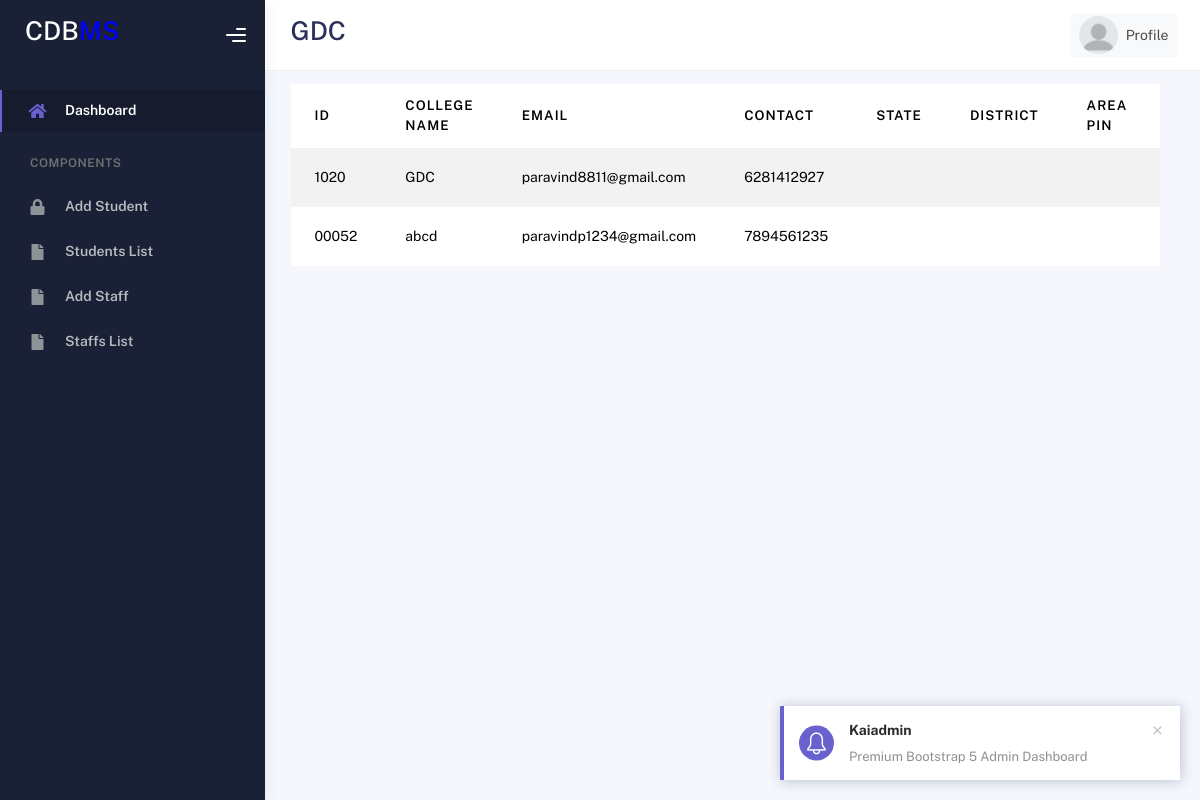
Page /owner/view-active/ (signed in) on the committed database.
### CollegeApp/models.py (models this page shows, shortened)
class College(models.Model):
    college_code = models.CharField(max_length=6, unique=True)
    college_name = models.CharField(max_length=100, null=True)
    college_email = models.EmailField(unique=True, null=True)
    phone_no = models.CharField(max_length=10, null=True, unique=True)
    address = models.ForeignKey(Address, on_delete=models.SET_NULL, null=True, blank=True)
    status = models.CharField(max_length=6, default="pending")
    user = models.OneToOneField(User, on_delete=models.CASCADE, null=True, blank=True)
    created_at = models.DateTimeField(auto_now_add=True)  # ✅ Stores creation time

### AdminApp/views.py (the view)
# urls.py: path('view-active/', view_active, name='view-active'),
@login_required
def view_active(req):
    colleges = College.objects.filter(status='accepted')
    return render(req, 'view_active.html', {'colleges': colleges})

### templates/view_active.html (shortened to what this page needs)
{% extends 'base.html' %}
{% block body %}
<div class="table-responsive mt-5">
  <table id="basic-datatables" class="display table table-striped table-hover">
    <thead>
      <tr>
        <th>Id</th>
        <th>College Name</th>
        <th>Email</th>
        <th>Contact</th>
        <th>State</th>
        <th>District</th>
        <th>Area Pin</th>
        <th>Status</th>
      </tr>
    </thead>
    <tbody>
      {% for college in colleges %}
      <tr>
        <td>{{college.college_code}}</td>
        <td>{{college.college_name}}</td>
        <td>{{college.college_email}}</td>
        <td>{{college.phone_no}}</td>
        <td>{{college.state}}</td>
        <td>{{college.district}}</td>
        <td>{{college.area_pincode}}</td>
        <td>{{college.status}}</td>
      </tr>
      {% endfor %}
    </tbody>
  </table>
</div>
{% endblock %}

### templates/base.html (shortened to what this page needs)
{% load static %}
<!DOCTYPE html>
<html lang="en">
  <head>
    <link rel="stylesheet" href="{% static 'adminpanel/assets/css/bootstrap.min.css' %}" />
    <link rel="stylesheet" href="{% static 'adminpanel/assets/css/plugins.min.css' %}" />
    <link rel="stylesheet" href="{% static 'adminpanel/assets/css/kaiadmin.min.css' %}" />
    <link rel="stylesheet" href="{% static 'adminpanel/assets/css/style.css' %}" />
  </head>
  <body>
    <div class="wrapper">
      {% if user.is_authenticated %}
      <div class="sidebar" data-background-color="dark">
        <div class="sidebar-logo">
          <div class="logo-header" data-background-color="dark">
            <a href="{% url "dashboard" %}" class="logo">
              <h2 style="color:white">CDB<span style="color:blue">MS</span></h2>
            </a>
            <div class="nav-toggle">
              <button class="btn btn-toggle toggle-sidebar">
                <i class="gg-menu-right"></i>
              </button>
            </div>
          </div>
        </div>
        <div class="sidebar-wrapper scrollbar scrollbar-inner">
          <div class="sidebar-content">
            <ul class="nav nav-secondary">
              <li class="nav-item active">
                <a href="{% url "dashboard" %}">
                  <i class="fas fa-home"></i>
                  <p>Dashboard</p>
                </a>
              </li>
              <li class="nav-section">
                <h4 class="text-section">Components</h4>
              </li>
              {% if user.is_staff %}
                <li class="nav-item">
                  <a href="{% url 'view-requested' %}">
                    <i class="fas fa-lock"></i>
                    <p>Authenticate</p>
                  </a>
                </li>
                <li class="nav-item">
                  <a href="{% url 'view-active' %}">
                    <i class="fas fa-file"></i>
                    <p>View Active</p>
                  </a>
                </li>
                <li class="nav-item">
                  <a href="{% url 'view-rejected' %}">
                    <i class="fas fa-file"></i>
                    <p>View Rejected</p>
                  </a>
                </li>
                <li class="nav-item">
                  <a href="{% url 'view-requested' %}">
                    <i class="fas fa-file"></i>
                    <p>Documentation</p>
                  </a>
                </li>
                <li class="nav-item">
                  <a href="{% url 'view-requested' %}">
                    <i class="fas fa-file"></i>
                    <p>Documentation</p>
                  </a>
                </li>
                <li class="nav-item">
                  <a href="{% url 'view-requested' %}">
                    <i class="fas fa-file"></i>
                    <p>Documentation</p>
                  </a>
                </li>
                <li class="nav-item">
                  <a data-bs-toggle="collapse" href="#submenu">
                    <i class="fas fa-bars"></i>
                    <p>Menu Levels</p>
                    <span class="caret"></span>
                  </a>
                  <div class="collapse" id="submenu">
                    <ul class="nav nav-collapse">
                      <li>
                        <a data-bs-toggle="collapse" href="#subnav1">
                          <span class="sub-item">Level 1</span>
                          <span class="caret"></span>
                        </a>
                        <div class="collapse" id="subnav1">
                          <ul class="nav nav-collapse subnav">
                            <li>
                              <a href="#">
                                <span class="sub-item">Level 2</span>
                              </a>
                            </li>
                            <li>
                              <a href="#">
                                <span class="sub-item">Level 2</span>
                              </a>
                            </li>
                          </ul>
                        </div>
                      </li>
                      <li>
                        <a data-bs-toggle="collapse" href="#subnav2">
                          <span class="sub-item">Level 1</span>
                          <span class="caret"></span>
                        </a>
                        <div class="collapse" id="subnav2">
                          <ul class="nav nav-collapse subnav">
                            <li>
                              <a href="#">
                                <span class="sub-item">Level 2</span>
                              </a>
                            </li>
                          </ul>
                        </div>
                      </li>
                      <li>
                        <a href="#">
                          <span class="sub-item">Level 1</span>
                        </a>
                      </li>
                    </ul>
                  </div>
                </li>
                {% comment %} ///////////////////////////////////////////////////// {% endcomment %}
              {% else %}
                <li class="nav-item">
                  <a href="{% url 'create_student' %}">
                    <i class="fas fa-lock"></i>
                    <p>Add Student</p>
                  </a>
                </li>
                <li class="nav-item">
                  <a href="{% url 'student_list' %}">
                    <i class="fas fa-file"></i>
                    <p>Students List</p>
                  </a>
                </li>
                <li class="nav-item">
                  <a href="{% url 'create_staff' %}">
                    <i class="fas fa-file"></i>
                    <p>Add Staff</p>
                  </a>
                </li>
                <li class="nav-item">
                  <a href="{% url 'staff_list' %}">
                    <i class="fas fa-file"></i>
                    <p>Staffs List</p>
                  </a>
                </li>
              {% endif %}
            </ul>
          </div>
        </div>
      </div>
      {% endif %}
      <div class="main-panel container-fluid">
        <div class="main-header row">
          <nav class="navbar navbar-header navbar-header-transparent navbar-expand-lg border-bottom">
            <div class="container-fluid">
              <nav
                class="navbar navbar-header-left navbar-expand-lg navbar-form nav-search p-0 d-none d-lg-flex"
              >
                <div>
                  {% if user.is_staff %}
                    <h2>ADMIN</h2>
                  {% else %}
                    <h2>{{ user.college.college_name }}</h2>
                  {% endif %}
                </div>
              </nav>
              <ul class="navbar-nav topbar-nav ms-md-auto align-items-center">
                <li class="nav-item topbar-user dropdown hidden-caret">
                  <a
                    class="dropdown-toggle profile-pic"
                    data-bs-toggle="dropdown"
                    href="#"
                    aria-expanded="false"
                  >
                    <div class="avatar-sm">
                      <img
                        src="{% static 'adminpanel\assets\img\profile.png' %}"
                        alt="..."
                        class="avatar-img rounded-circle"
                      />
                    </div>
                    <span class="profile-username">
                      <span class="op-7">Profile</span>
                    </span>
                  </a>
                </li>
              </ul>
            </div>
          </nav>
        </div>
        <div class="row pt-5 container-fluid">
          {% block body %}
          {% endblock %}
        </div>
      </div>
    </div>
  </body>
</html>

### static/adminpanel/assets/css/style.css (style rules this page uses)
.dropdown-toggle { background-color: #f8f9fa; color: #333; padding: 8px 12px; border-radius: 6px; }

### rows in the picture
College: college_code "1020", college_name "GDC", college_email "paravind8811@gmail.com", phone_no "6281412927"
College: college_code "00052", college_name "abcd", college_email "paravindp1234@gmail.com", phone_no "7894561235"

### other values in the picture
{{ user.college.college_name }} "GDC"
